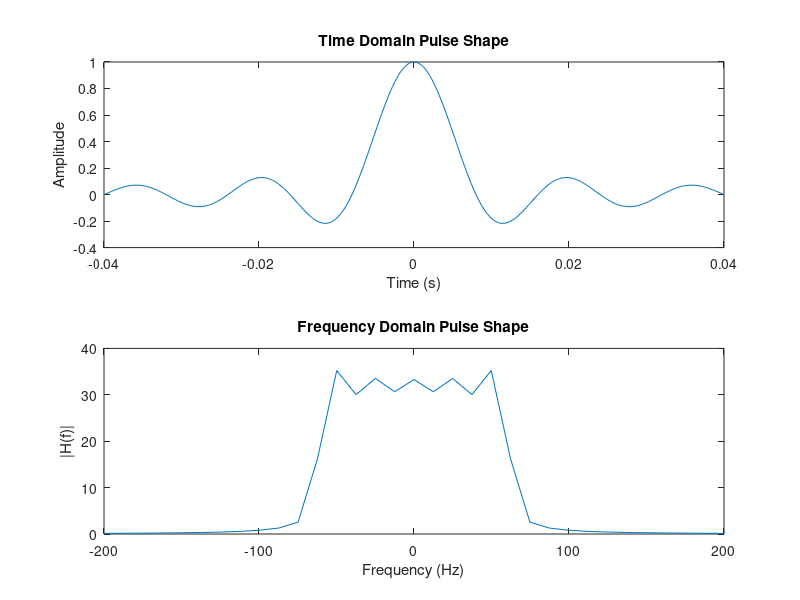
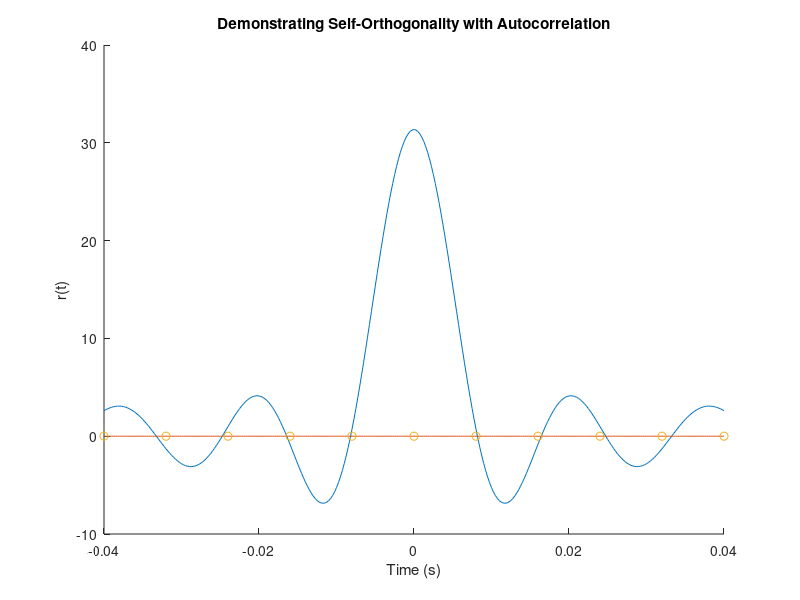
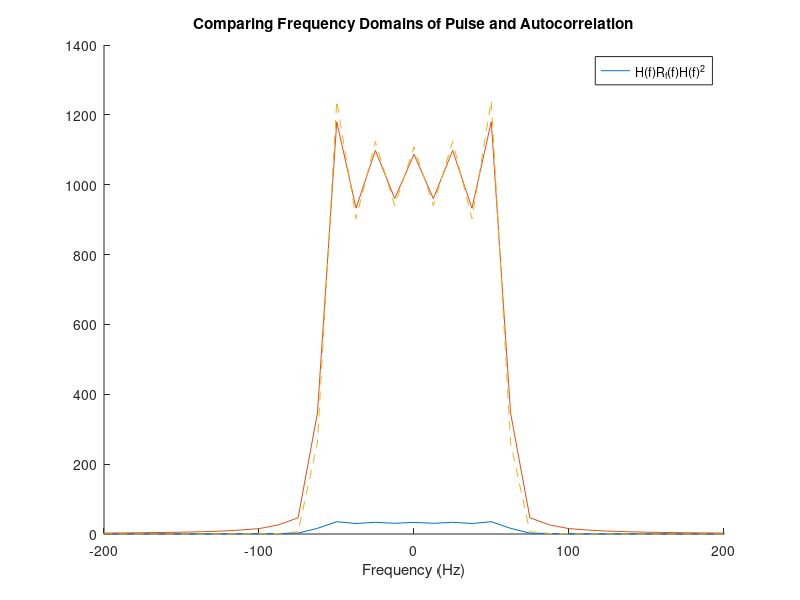
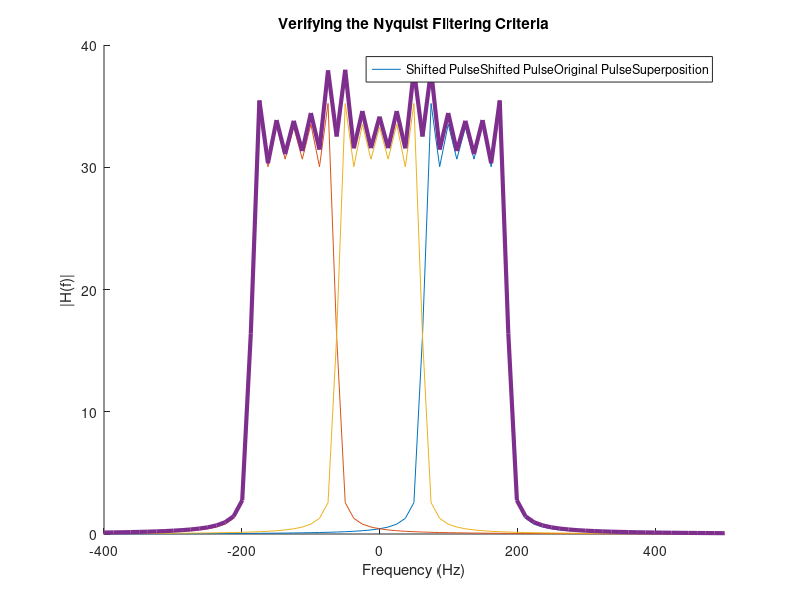

Source code (MATLAB) for these figures, in order: (Note: this script raises an error after producing the figures.)
%% Digital Communications Case Study
% This script includes code and instructions for the digital communications
% case study for ESE 351

% Created by Ethan Cuka for the McKelvey School of Engineering at
% Washington University in St. Louis
% Last updated: 7/8/2020

close all; %Terminate existing figure dialogs

%% Section 1: Pulse Design
% In this section you will construct a pulse shape for sending messages via
% a Pulse Amplitude Modulation system. You can do this in a number of
% ways:
%  - Construct your pulse in the time domain and determine its fourier
%    transform using fft()
%  - Construct your pulse's fourier transform and determine its time domain
%    representation using ifft()
%  - Construct both representations seperately.
% Some starter code has been written for any approach, but feel free to
% erase or rewrite it as necessary.

%% Time Domain Design
% By default, sample rate is set to 1 kHz and symbol rate is set to 1/8
% kHz. This means that every 8/1000 seconds, the transmitter will send
% another pulse. It does not necessarily mean the previous pulse will have
% finished yet: your pulse will probably be longer than the symbol period.

% For best results, ensure that symbol period is an integer multiple of
% sample period.

Tsamp = 1/4000;            % Sample period - the time between each sample.
Tsymb = 8/1000;            % Symbol period - the time between each symbol
symbolLength = Tsymb/Tsamp;% The duration, in samples, of each symbol

truncate = 5;              % Your pulse will probably be longer than a 
                           % single symbol period. This determines how many
                           % symbols into the past and future to cut it 
                           % off.
                           
t = (-truncate*Tsymb:Tsamp:truncate*Tsymb); %Generate time vector


% For simplicity, we will use a truncated sinc function as our pulse shape.
% An Rcos pulse would work better, but most students will likely use a sinc
% function.
time_pulse = sinc(t/Tsymb); %Your function here.

%% Frequency Domain Design
% You may find the fft() and fftshift() functions useful.
fsamp = 1/Tsamp;    %Frequency resolution
fsymb = 1/Tsymb;    %Frequency range of symbol

% This chunk generates a frequency range that you may find useful.
L = length(t);          % Define signal length
f = fsamp*(0:(L/2))/L;  % Define Frequency range
f =[-flip(f), f];       % Construct 2-sided frequency axis
f(length(f)/2) = [];    % Remove duplicate 0


frequency_pulse = abs(fftshift(fft(time_pulse))); %Your function here

%% Section 2: Analysis

%%% Pulse Shaping Design Notes
% Plot your pulse shape in both the time domain and frequency domain.
% Recall that two of the goals of pulse shaping are to construct a pulse
% which:
% - Occupies a narrow range in the frequency domain
% - Occupies a short duration in the time domain
% How well did your pulse shape accomplish both goals? What challenges and
% trade-offs did you experience?

figure;
hold on;
subplot(2,1,1)
plot(t,time_pulse)
title("Time Domain Pulse Shape")
xlabel("Time (s)")
ylabel("Amplitude")
subplot(2,1,2)
plot(f,frequency_pulse)
xlim([-200 200])
title("Frequency Domain Pulse Shape")
xlabel("Frequency (Hz)")
ylabel("|H(f)|")
hold off;

% The chosen pulse shape looks pretty good! While it is somewhat lengthy in
% the time domain, and there is some rolloff in the frequency domain, it
% occupies a fairly reasonable bandwidth, and we truncate it to keep it
% from becoming too lengthy. We can reduce the rolloff and increase
% resolution in the frequency domain by increasing the truncate length.
% This reveals one of our core trade-offs: a pulse that is short in the
% time domain will be wider in the frequency domain.

%%% Autocorrelation and Orthogonality
% Compute and plot the autocorrelation function of your pulse shape in the
% time domain. At which points, if any, is it zero? What does that tell you
% about the orthogonality of your pulse with a time-delayed version of
% itself? Record your observations in your writeup.

autocorrelation = conv(time_pulse, time_pulse, 'same');
figure;
hold on;
plot(t,autocorrelation)
plot(t,zeros(size(t)))
markers = t(1:symbolLength:end);
plot(markers, zeros(size(markers)), 'o')
title("Demonstrating Self-Orthogonality with Autocorrelation")
xlabel("Time (s)")
ylabel("r(t)")
hold off;

% Examining the plot, we can see that the autocorrelation function is zero
% at integer multiples of Tsymb. This suggests that the function is
% orthogonal to version of itself delayed or advanced by a symbol period.
% Therefore, we can use this pulse shape and our receiver will be able to
% seperate out each symbol from the one before and after it.

%%% Fourier Transform of the Autocorrelation
% Remember that convolution in the time domain is equivalent to
% multiplication in the frequency domain. Determine the fourier transform
% of the autocorrelation function and compare it to the fourier transform
% of your pulse shape. Plot them below and record your observations in your
% writeup.

autocorrelation_fft = abs(fftshift(fft(autocorrelation)));
figure;
hold on;
plot(f,frequency_pulse)
plot(f,autocorrelation_fft)
plot(f,frequency_pulse.^2, '--')
title("Comparing Frequency Domains of Pulse and Autocorrelation")
xlim([-200 200])
xlabel("Frequency (Hz)")
legend(["H(f)", "R_f(f)", "H(f)^2"])
hold off;

% From this plot, we can see that the autocorrelation plot's frequency
% domain representation is approximately equal to the square of the pulse
% shape's frequency domain representation. This is because the
% autocorrelation function is essentially the pulse convoluted with itself,
% and convolution in the time domain is equivalent to multiplication in the
% frequency domain.


%%% The Nyquist Filtering Criteria
% Consider the fourier transform of your pulse shape. Plot the fourier
% transform alongside several copies of it shifted by integer multiples of
% fsymb. Take the superposition of all these plots and comment on the
% results. What does that tell you about the presence of inter-symbol
% interference in your pulse shape? Record your observations in your
% writeup.
shift = round(L*fsymb/fsamp);
fft_advance = [zeros(1,shift) frequency_pulse(1:end-shift)]; 
fft_delay = [frequency_pulse(shift+1:end) zeros(1,shift)] ;
figure;
hold on;
plot(f,fft_advance)
plot(f,fft_delay)
plot(f,frequency_pulse)
plot(f,fft_advance+fft_delay+frequency_pulse, 'LineWidth',3)
legend(["Shifted Pulse", "Shifted Pulse", "Original Pulse", "Superposition"])
title("Verifying the Nyquist Filtering Criteria")
xlim([-400 500])
xlabel("Frequency (Hz)")
ylabel("|H(f)|")
hold off;

% From this plot, we can see that our pulse approximately satisfies the
% Nyquist Filtering Criteria. While the jaggedness of our pulse-shape
% causes some issues, we might presume that in continuous time our pulse
% would more closely approximate the desired constant value.

%% Section 3: Sending Messages
% Use the encode() function to convert a message of your choice into a
% digital signal using a binary Pulse Amplitude Modulation scheme. Plot the
% resulting signal. Use the decode() function to convert the resulting
% signal back into a message. Was your message sent correctly? Change the
% amount of noise in the transmitter. How does increasing or decreasing the
% noise affect transmission? Record your observations in your writeup.

message = "Dogs";
noise = .5;             % Change this to modify the amount of noise
enablePlotting = true; % Turn this on to see some of the intermittent 
                        % steps of the encoding and decoding process

r = encode(message, time_pulse, Tsamp, Tsymb, enablePlotting);          % Encode message
r = r + normrnd(0,noise,size(r)) ;                                      % Add noise
received_message = decode(r, time_pulse, Tsamp, Tsymb, enablePlotting); % Decode message

disp(received_message)

% Our message is sent without error! However, when we start to introduce
% noise, the accuracy of our message falls drastically - characters start
% to get entirely replaced.

% We can compensate for this by increasing the amplitude of our pulse. 
%% Section 4: Optional Extension

%%% Optional Extension: Transmission and Reception
% Send your pulse shape, encoded message, sample rate, and symbol rate to
% another student in the class and ask them to decode your message. Have
% them do the same to you. Did their pulse shape successfully transmit the
% message to you? Does the pulse shape have the desired characteristics?
% (Short duration, narrow frequency representation, orthogonal to
% time-delayed versions of itself?) Record your observations in your writeup.

%%% Optional Extension: Match Filters
% Examine the encode and decode functions included in the case study. Come
% up with an explanation for how each of them works in your own words.
% Record your observations in your writeup.

%%% Optional Extension: Carrier Waves
% Use element-wise multiplication to multiply your pulse shape by a
% high-frequency cosine wave. Examine the fourier transform of the
% resulting waveform. How has it changed? Multiply it a second time with
% the same cosine wave and examine the resulting fourier transform. How
% this might this effect be used to ensure that different signals
% transmitted at the same time do not interfere with one another? Record
% your observations in your writeup.

%Generate carrier wave
carrier_frequency = 400;
carrier = cos(carrier_frequency*2*pi*t);
%Multiple with pulse
carrier_pulse = time_pulse.*carrier;
%Generate FFT
carrier_fft = abs(fftshift(fft(carrier_pulse)));

figure;
hold on;
subplot(2,1,1)
plot(t,carrier_pulse)
title("Carrier-Encoded Pulse Time Domain")
xlabel("Time (s)")
ylabel("Amplitude")
subplot(2,1,2)
plot(f,carrier_fft)
title("Carrier-Encoded Pulse Frequency Domain")
xlabel("Frequency (Hz)")
ylabel("|H(f)|")
hold off;

% Examining the carrier-encoded pulse, we see that rather than one central
% rectangular pulse centered at f=0, we get two smaller rectangular pulses,
% each centered at +/-f_carrier. This is because element-wise
% multiplication in the time domain is equal to convolution in the
% frequency domain; we have essentially convolved our rectangular pulse
% with the fourier transform of our carrier wave, i.e. two impulses at
% +/-f_carrier.

% We can use this method to transmit several signals with the same pulse
% shape but different carrier frequencies, as they will occupy different
% frequency bands.


% Multiply a second time
pulse_back = carrier_pulse.*carrier;
pulse_back_fft = abs(fftshift(fft(pulse_back)));

figure;
hold on;
subplot(2,1,1)
hold on;
plot(t,time_pulse)
plot(t,pulse_back)
hold off;
title("Time Domain Pulse Shapes")
legend(["Original Pulse", "Pulse after Carrier Modulation"])
xlabel("Time (s)")
ylabel("Amplitude")
subplot(2,1,2)
hold on;
plot(f,frequency_pulse)
plot(f,pulse_back_fft)
hold off;
title("Frequency Domain Pulse Shapes")
legend(["Original Pulse", "Pulse after Carrier Modulation"])
xlabel("Frequency (Hz)")
ylabel("|H(f)|")
hold off;

% Multiplying it through a second time, we have essentially recovered a
% superposition of our waveform and the carrier wave. A low pass filter
% could easily recover just the original pulse shape.